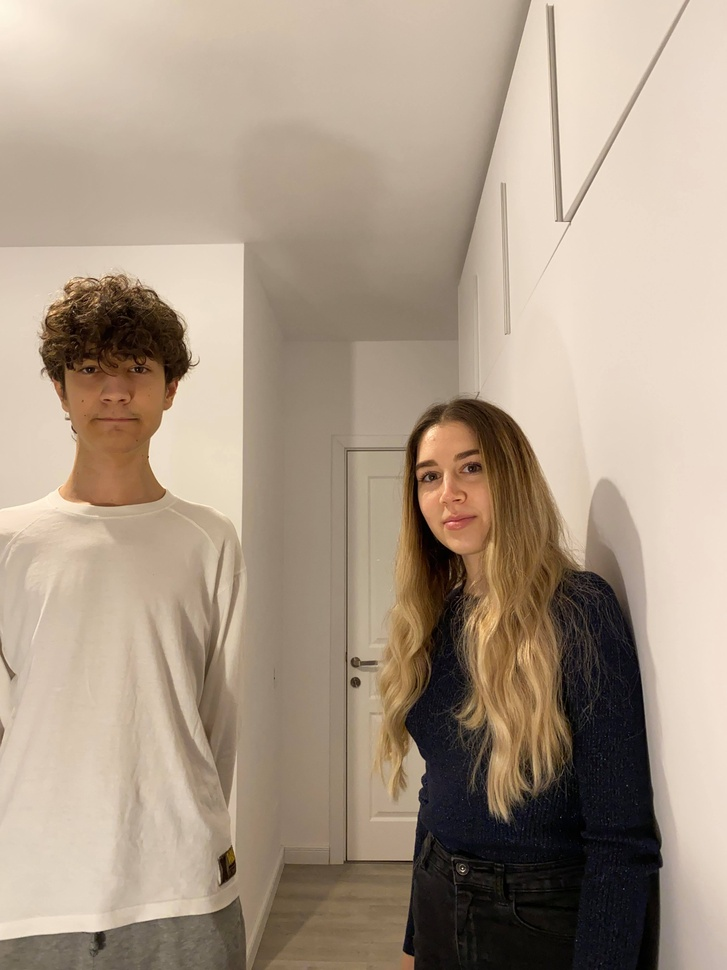
#> input picture 2020-2021/StudentProjects/AlwaysRight-SocialDistancing/yolo-server/resources/images/and_1.jpg, 727 x 970 px, shrunk from 3024 x 4032 before the run
$ python -i augmenters.py   (imports and definitions only)
#> lines starting #> are read from the running program, lines starting #| are printed output that depends on the picture
from __future__ import division, print_function

import cv2
import numpy as np
import SimpleITK as sitk


def elastic_transform(image, x=None, y=None, alpha=256 * 3, sigma=256 * 0.07):
    """Elastic deformation of images as described in [Simard2003]_.
    .. [Simard2003] Simard, Steinkraus and Platt, "Best Practices for
       Convolutional Neural Networks applied to Visual Document Analysis", in
       Proc. of the International Conference on Document Analysis and
       Recognition, 2003.
    """

    shape = image.shape
    blur_size = int(4 * sigma) | 1
    dx = cv2.GaussianBlur((np.random.rand(shape[0], shape[1]) * 2 - 1), ksize=(blur_size, blur_size), sigmaX=sigma) * alpha
    dy = cv2.GaussianBlur((np.random.rand(shape[0], shape[1]) * 2 - 1), ksize=(blur_size, blur_size), sigmaX=sigma) * alpha

    if (x is None) or (y is None):
        x, y = np.meshgrid(np.arange(shape[0]), np.arange(shape[1]), indexing='ij')

    map_x = (x + dx).astype('float32')
    map_y = (y + dy).astype('float32')

    return cv2.remap(image.astype('float32'), map_y, map_x, interpolation=cv2.INTER_NEAREST).reshape(shape)


def smooth_images(imgs, t_step=0.125, n_iter=5):
    """
    Curvature driven image denoising.
    In my experience helps significantly with segmentation.
    """

    for mm in range(len(imgs)):
        img = sitk.GetImageFromArray(imgs[mm])
        img = sitk.CurvatureFlow(image1=img,
                                 timeStep=t_step,
                                 numberOfIterations=n_iter)

        imgs[mm] = sitk.GetArrayFromImage(img)

    return imgs

>>> import cv2
>>> picture = cv2.imread('../../../AlwaysRight-SocialDistancing/yolo-server/resources/images/and_1.jpg')
#> picture is the input picture: shape (970, 727, 3); mean B, G, R 134.9, 153, 170.4
>>> result = elastic_transform(picture)
#> in elastic_transform, `return cv2.remap(image.astype('float32'), map_y, map_x, interpolation=..`:
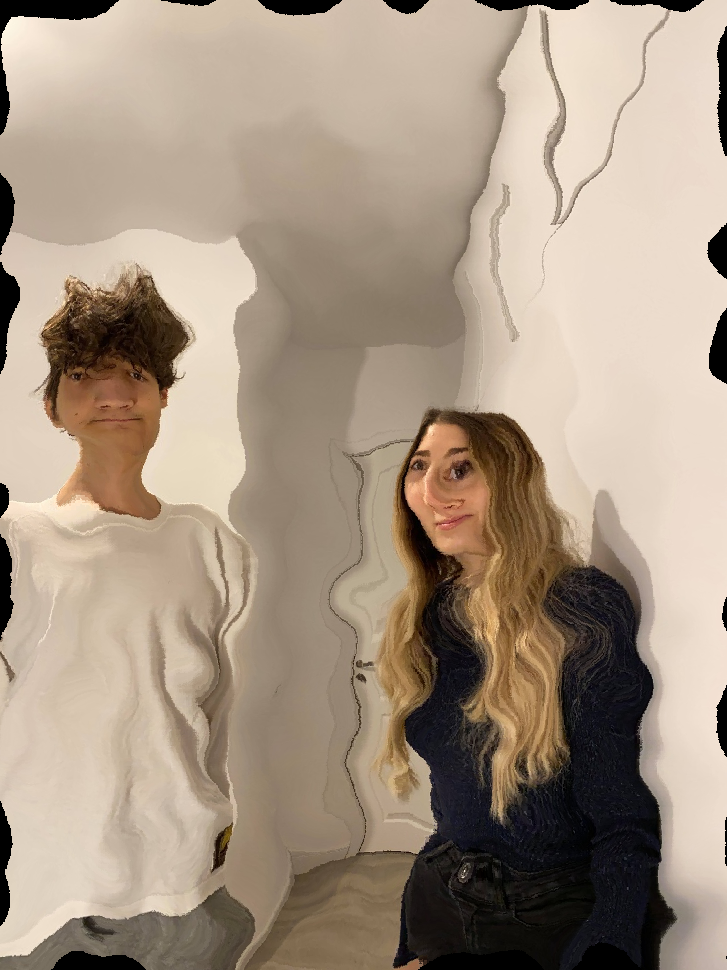
#> returned value: shape (970, 727, 3) float32; mean of channels 0, 1, 2 130.8, 148.5, 165.5; drawn as B, G, R

$ run again, on 2020-2021/StudentProjects/AlwaysRight-SocialDistancing/yolo-server/resources/images/and_2.jpg
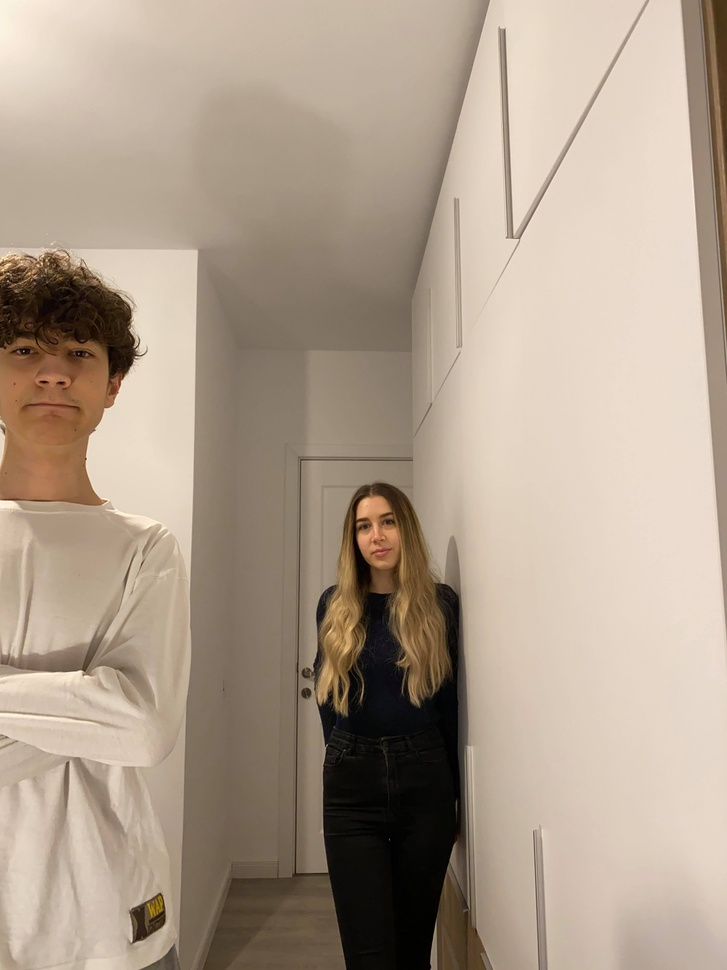
#> input picture 2020-2021/StudentProjects/AlwaysRight-SocialDistancing/yolo-server/resources/images/and_2.jpg, 727 x 970 px, shrunk from 3024 x 4032 before the run
#> picture is the input picture: shape (970, 727, 3); mean B, G, R 140.9, 157.9, 174.4
#> in elastic_transform, `return cv2.remap(image.astype('float32'), map_y, map_x, interpolation=..`:
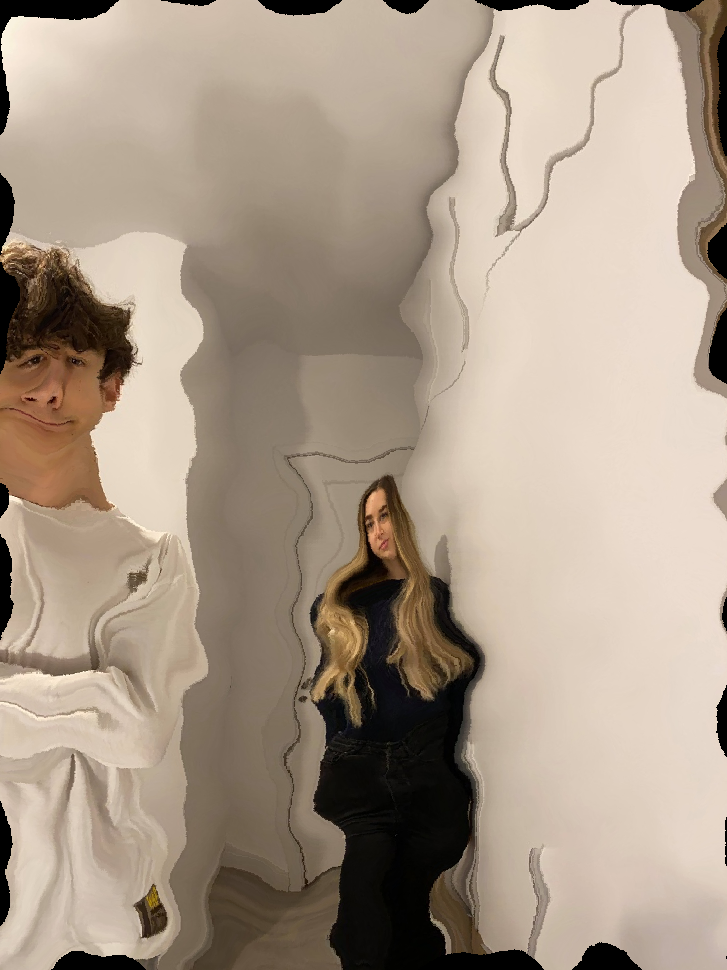
#> returned value: shape (970, 727, 3) float32; mean of channels 0, 1, 2 136.8, 153.2, 169.2; drawn as B, G, R

$ run again, on 2020-2021/StudentProjects/AlwaysRight-SocialDistancing/yolo-server/resources/images/and_3.jpg
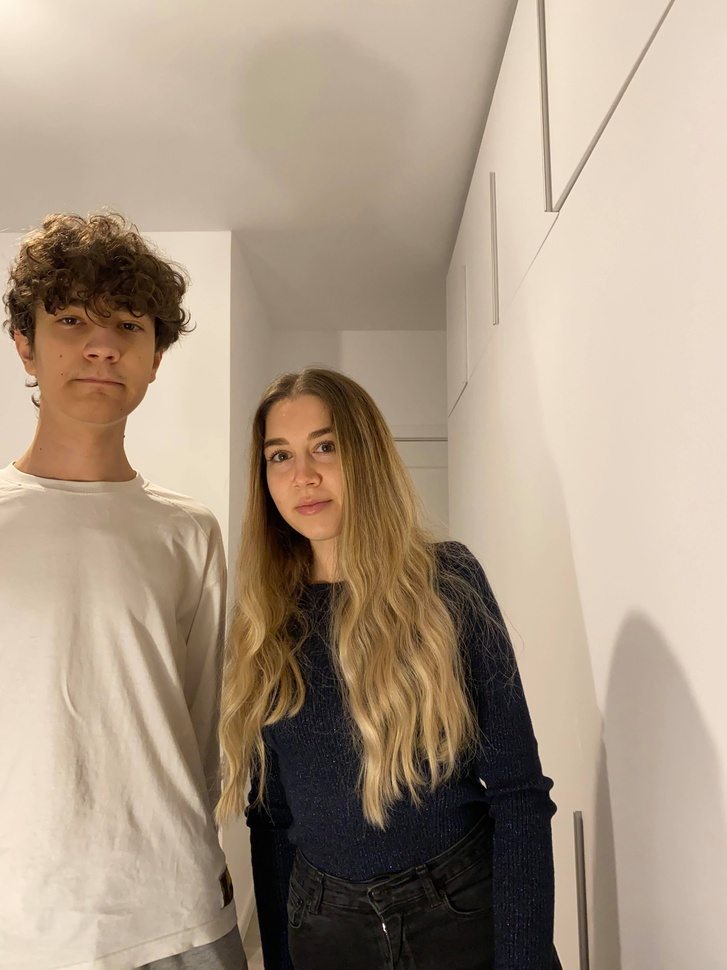
#> input picture 2020-2021/StudentProjects/AlwaysRight-SocialDistancing/yolo-server/resources/images/and_3.jpg, 727 x 970 px, shrunk from 3024 x 4032 before the run
#> picture is the input picture: shape (970, 727, 3); mean B, G, R 133.6, 152.8, 170.9
#> in elastic_transform, `return cv2.remap(image.astype('float32'), map_y, map_x, interpolation=..`:
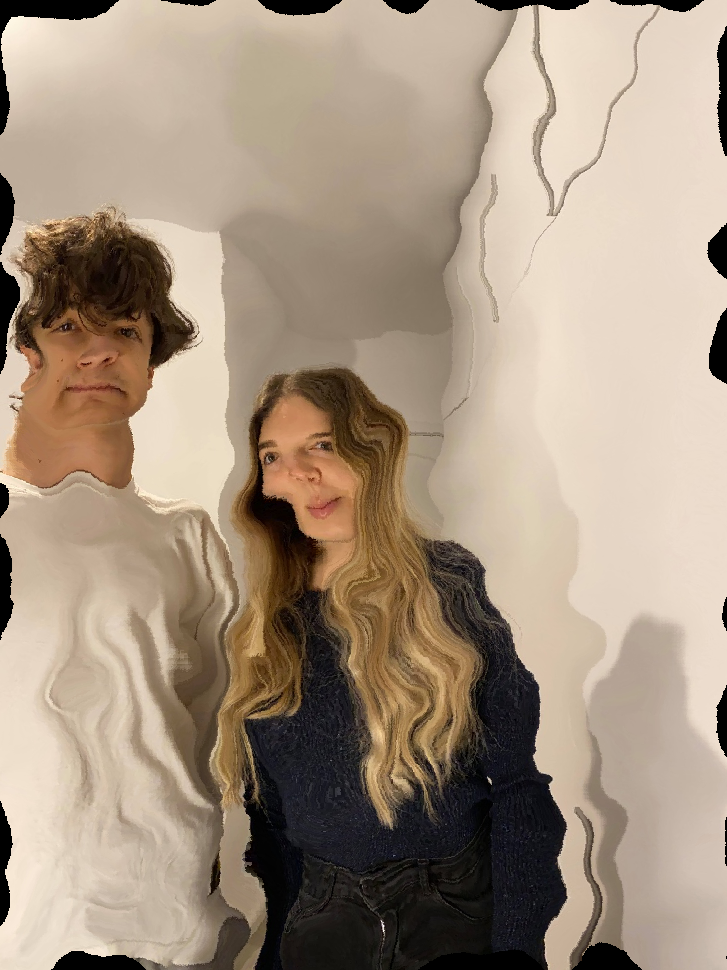
#> returned value: shape (970, 727, 3) float32; mean of channels 0, 1, 2 128.7, 147.2, 165; drawn as B, G, R

$ run again, on 2020-2021/StudentProjects/AlwaysRight-SocialDistancing/yolo-server/resources/images/and_4.jpg
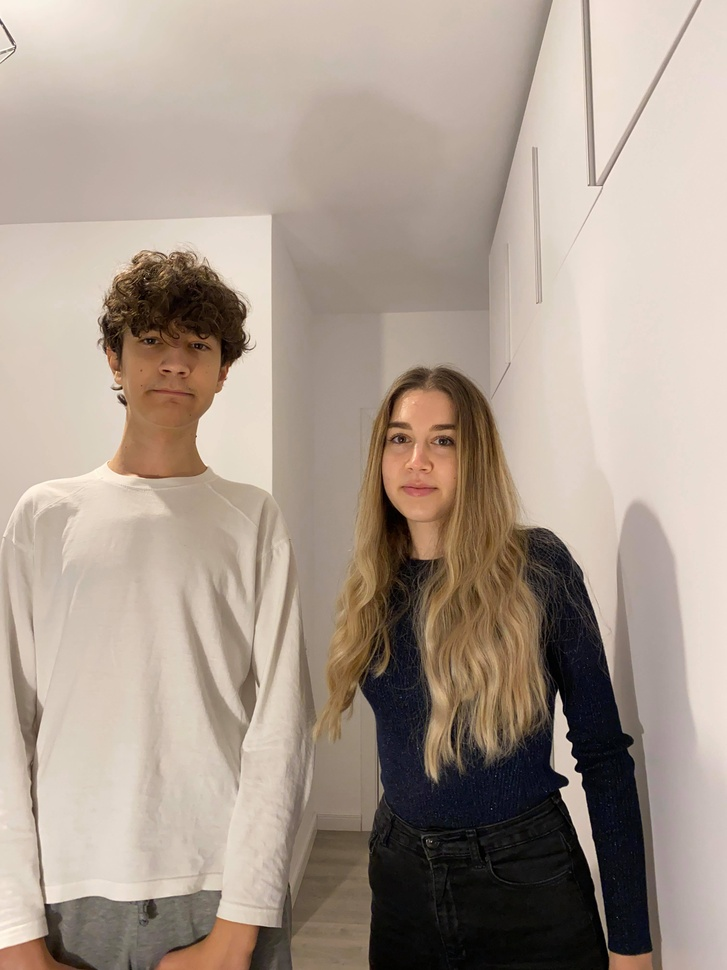
#> input picture 2020-2021/StudentProjects/AlwaysRight-SocialDistancing/yolo-server/resources/images/and_4.jpg, 727 x 970 px, shrunk from 3024 x 4032 before the run
#> picture is the input picture: shape (970, 727, 3); mean B, G, R 142.2, 154.4, 169.4
#> in elastic_transform, `return cv2.remap(image.astype('float32'), map_y, map_x, interpolation=..`:
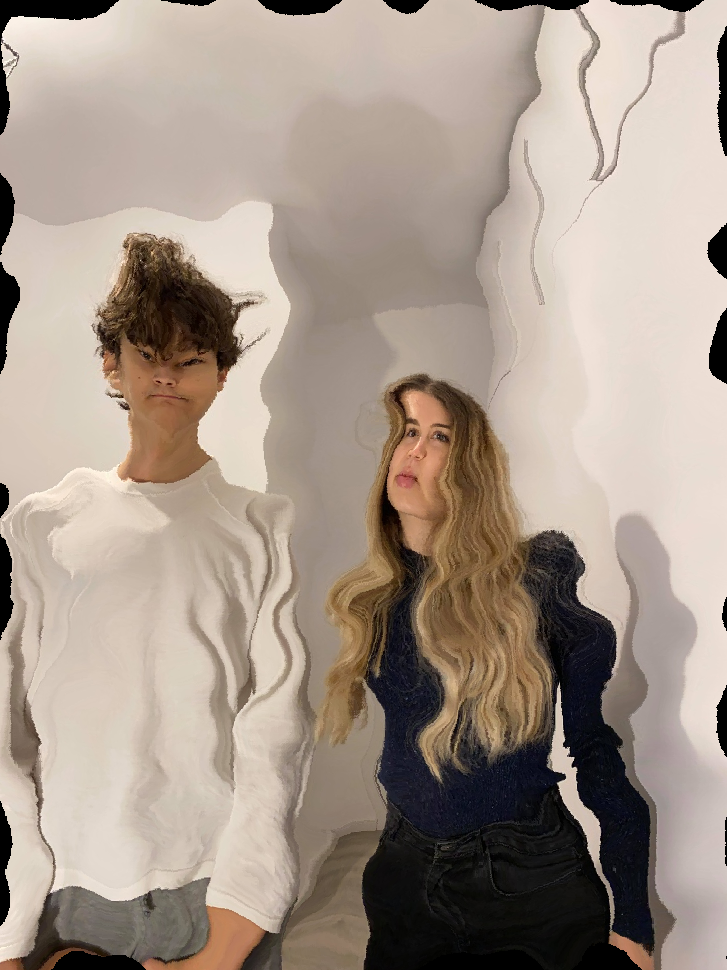
#> returned value: shape (970, 727, 3) float32; mean of channels 0, 1, 2 138.5, 150.4, 164.9; drawn as B, G, R
